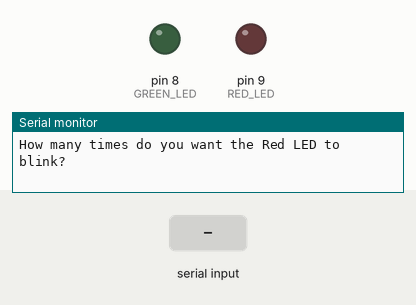
This sketch was run on a simulated Arduino Uno, built with avr-gcc and run on an emulated ATmega328P. Parts: output pins drawn as LEDs (lit = HIGH), the last lines printed to the serial monitor. Dashed ring = blinking. Inputs (shaded band) come from the test bench.

Above: at 0.8 s.
0.9 s: "90,45\n" received over Serial
At 1.04 s:
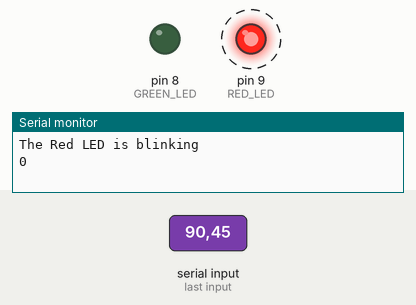
At 46.05 s:
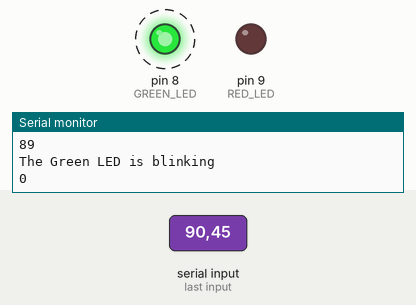
Timing chart, 0 to 47.9 s (numbered marks = the images above; inputs shaded):
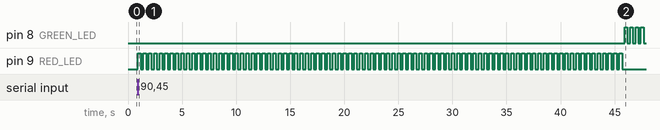

The sketch:

Breadboard_LED.ino
```cpp
#define RED_LED (9)
#define RED_ON_DELAY_MS (250)
#define RED_OFF_DELAY_MS (250)
#define RED_MESSAGE "The Red LED is blinking"

#define GREEN_LED (8)
#define GREEN_ON_DELAY_MS (250)
#define GREEN_OFF_DELAY_MS (250)
#define GREEN_MESSAGE "The Green LED is blinking"

int redNumBlinks = 5;
int greenNumBlinks = 5;

void setup()
{
    // put your setup code here, to run once:

    Serial.begin(9600);

    pinMode(RED_LED, OUTPUT);
    pinMode(GREEN_LED, OUTPUT);

    Serial.println("How many times do you want the Red LED to blink?");
    while( Serial.available() == 0 ){}
    redNumBlinks = Serial.parseInt();

    Serial.println("How many times do you want the Green LED to blink?");
    while( Serial.available() == 0 ){}
    greenNumBlinks = Serial.parseInt();
}

void loop()
{
    Serial.println(RED_MESSAGE);
    for (int i=0; i < redNumBlinks; i++)
    {
        Serial.println(i);
        digitalWrite(RED_LED, HIGH);
        delay(RED_ON_DELAY_MS);
        digitalWrite(RED_LED, LOW);
        delay(RED_OFF_DELAY_MS);
    }
    Serial.println();

    Serial.println(GREEN_MESSAGE);

    for (int i=0; i < greenNumBlinks; i++)
    {
        Serial.println(i);
        digitalWrite(GREEN_LED, HIGH);
        delay(GREEN_ON_DELAY_MS);
        digitalWrite(GREEN_LED, LOW);
        delay(GREEN_OFF_DELAY_MS);
    }
    Serial.println();
}
```

Measured:
- after the input at 0.9 s, pin 8 (GREEN_LED): alternates HIGH for 0.25 s and LOW for 0.25 s, starting after 45.0 s; pin 9 (RED_LED): alternates HIGH for 0.25 s and LOW for 0.25 s, 180 changes in all, then stays LOW, starting at once
